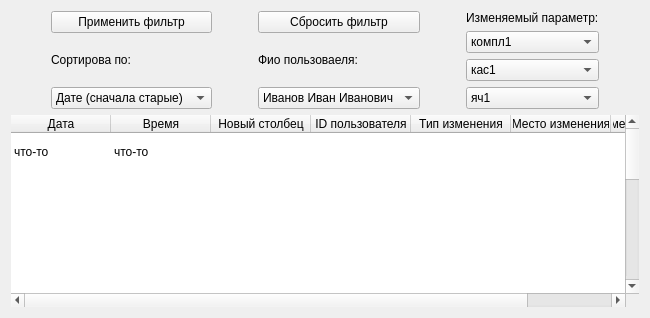
            <widget class="QWidget" name="tab_7">
             <attribute name="title">
              <string>Отчёты о кдд</string>
             </attribute>
             <layout class="QGridLayout" name="gridLayout_12">
              <item row="0" column="0">
               <layout class="QHBoxLayout" name="horizontalLayout_15">
                <item>
                 <spacer name="horizontalSpacer_38">
                  <property name="orientation">
                   <enum>Qt::Orientation::Vertical</enum>
                  </property>
                  <property name="sizeType">
                   <enum>QSizePolicy::Policy::Fixed</enum>
                  </property>
                  <property name="sizeHint" stdset="0">
                   <size>
                    <width>40</width>
                    <height>20</height>
                   </size>
                  </property>
                 </spacer>
                </item>
                <item>
                 <layout class="QVBoxLayout" name="verticalLayout_19">
                  <item>
                   <widget class="QPushButton" name="btnKddFilterGo">
                    <property name="text">
                     <string>Применить фильтр</string>
                    </property>
                   </widget>
                  </item>
                  <item>
                   <widget class="QLabel" name="label_42">
                    <property name="text">
                     <string>Сортирова по:</string>
                    </property>
                   </widget>
                  </item>
                  <item>
                   <widget class="QComboBox" name="selectKddFilterDate">
                    <item>
                     <property name="text">
                      <string>Дате (сначала старые) </string>
                     </property>
                    </item>
                    <item>
                     <property name="text">
                      <string>Дате (сначала новые)</string>
                     </property>
                    </item>
                   </widget>
                  </item>
                 </layout>
                </item>
                <item>
                 <spacer name="horizontalSpacer_9">
                  <property name="orientation">
                   <enum>Qt::Orientation::Vertical</enum>
                  </property>
                  <property name="sizeType">
                   <enum>QSizePolicy::Policy::Fixed</enum>
                  </property>
                  <property name="sizeHint" stdset="0">
                   <size>
                    <width>40</width>
                    <height>20</height>
                   </size>
                  </property>
                 </spacer>
                </item>
                <item>
                 <layout class="QVBoxLayout" name="verticalLayout_18">
                  <item>
                   <widget class="QPushButton" name="btnKddFilterStop">
                    <property name="text">
                     <string>Сбросить фильтр</string>
                    </property>
                   </widget>
                  </item>
                  <item>
                   <widget class="QLabel" name="label_43">
                    <property name="text">
                     <string>Фио пользоваеля:</string>
                    </property>
                   </widget>
                  </item>
                  <item>
                   <widget class="QComboBox" name="selectKddFilterFIO">
                    <item>
                     <property name="text">
                      <string>Иванов Иван Иванович</string>
                     </property>
                    </item>
                    <item>
                     <property name="text">
                      <string>Петров Пётр Петрович</string>
                     </property>
                    </item>
                   </widget>
                  </item>
                 </layout>
                </item>
                <item>
                 <spacer name="horizontalSpacer_14">
                  <property name="orientation">
                   <enum>Qt::Orientation::Vertical</enum>
                  </property>
                  <property name="sizeType">
                   <enum>QSizePolicy::Policy::Fixed</enum>
                  </property>
                  <property name="sizeHint" stdset="0">
                   <size>
                    <width>40</width>
                    <height>20</height>
                   </size>
                  </property>
                 </spacer>
                </item>
                <item>
                 <layout class="QVBoxLayout" name="verticalLayout_17">
                  <item>
                   <widget class="QLabel" name="label_44">
                    <property name="text">
                     <string>Изменяемый параметр:</string>
                    </property>
                   </widget>
                  </item>
                  <item>
                   <widget class="QComboBox" name="selectKddSet">
                    <item>
                     <property name="text">
                      <string>компл1</string>
                     </property>
                    </item>
                    <item>
                     <property name="text">
                      <string>компл2</string>
                     </property>
                    </item>
                    <item>
                     <property name="text">
                      <string>компл3</string>
                     </property>
                    </item>
                   </widget>
                  </item>
                  <item>
                   <widget class="QComboBox" name="selectKddKas">
                    <item>
                     <property name="text">
                      <string>кас1</string>
                     </property>
                    </item>
                    <item>
                     <property name="text">
                      <string>кас2</string>
                     </property>
                    </item>
                    <item>
                     <property name="text">
                      <string>кас3</string>
                     </property>
                    </item>
                   </widget>
                  </item>
                  <item>
                   <widget class="QComboBox" name="select_kdd_mesh">
                    <item>
                     <property name="text">
                      <string>яч1</string>
                     </property>
                    </item>
                    <item>
                     <property name="text">
                      <string>яч2</string>
                     </property>
                    </item>
                    <item>
                     <property name="text">
                      <string>яч3</string>
                     </property>
                    </item>
                   </widget>
                  </item>
                 </layout>
                </item>
                <item>
                 <spacer name="horizontalSpacer_39">
                  <property name="orientation">
                   <enum>Qt::Orientation::Vertical</enum>
                  </property>
                  <property name="sizeType">
                   <enum>QSizePolicy::Policy::Fixed</enum>
                  </property>
                  <property name="sizeHint" stdset="0">
                   <size>
                    <width>40</width>
                    <height>20</height>
                   </size>
                  </property>
                 </spacer>
                </item>
               </layout>
              </item>
              <item row="1" column="0">
               <widget class="QTableWidget" name="tableKdd">
                <property name="frameShape">
                 <enum>QFrame::Shape::NoFrame</enum>
                </property>
                <property name="verticalScrollBarPolicy">
                 <enum>Qt::ScrollBarPolicy::ScrollBarAsNeeded</enum>
                </property>
                <property name="autoScroll">
                 <bool>true</bool>
                </property>
                <property name="autoScrollMargin">
                 <number>20</number>
                </property>
                <property name="dragDropMode">
                 <enum>QAbstractItemView::DragDropMode::NoDragDrop</enum>
                </property>
                <property name="defaultDropAction">
                 <enum>Qt::DropAction::IgnoreAction</enum>
                </property>
                <property name="alternatingRowColors">
                 <bool>false</bool>
                </property>
                <property name="selectionMode">
                 <enum>QAbstractItemView::SelectionMode::NoSelection</enum>
                </property>
                <property name="showGrid">
                 <bool>true</bool>
                </property>
                <property name="gridStyle">
                 <enum>Qt::PenStyle::NoPen</enum>
                </property>
                <property name="sortingEnabled">
                 <bool>false</bool>
                </property>
                <property name="wordWrap">
                 <bool>true</bool>
                </property>
                <property name="cornerButtonEnabled">
                 <bool>true</bool>
                </property>
                <property name="columnCount">
                 <number>7</number>
                </property>
                <attribute name="horizontalHeaderHighlightSections">
                 <bool>true</bool>
                </attribute>
                <attribute name="verticalHeaderVisible">
                 <bool>false</bool>
                </attribute>
                <attribute name="verticalHeaderDefaultSectionSize">
                 <number>40</number>
                </attribute>
                <attribute name="verticalHeaderHighlightSections">
                 <bool>false</bool>
                </attribute>
                <row>
                 <property name="text">
                  <string>.</string>
                 </property>
                </row>
                <row>
                 <property name="text">
                  <string>Новая строка</string>
                 </property>
                </row>
                <row>
                 <property name="text">
                  <string>Новая строка</string>
                 </property>
                </row>
                <row>
                 <property name="text">
                  <string>Новая строка</string>
                 </property>
                </row>
                <row>
                 <property name="text">
                  <string>Новая строка</string>
                 </property>
                </row>
                <row>
                 <property name="text">
                  <string>Новая строка</string>
                 </property>
                </row>
                <row>
                 <property name="text">
                  <string>Новая строка</string>
                 </property>
                </row>
                <row>
                 <property name="text">
                  <string>Новая строка</string>
                 </property>
                </row>
                <row>
                 <property name="text">
                  <string>.</string>
                 </property>
                </row>
                <row>
                 <property name="text">
                  <string>.</string>
                 </property>
                </row>
                <row>
                 <property name="text">
                  <string>.</string>
                 </property>
                </row>
                <row>
                 <property name="text">
                  <string>.</string>
                 </property>
                </row>
                <column>
                 <property name="text">
                  <string>Дата</string>
                 </property>
                </column>
                <column>
                 <property name="text">
                  <string>Время</string>
                 </property>
                </column>
                <column>
                 <property name="text">
                  <string>Новый столбец</string>
                 </property>
                </column>
                <column>
                 <property name="text">
                  <string>ID пользователя</string>
                 </property>
                </column>
                <column>
                 <property name="text">
                  <string>Тип изменения</string>
                 </property>
                </column>
                <column>
                 <property name="text">
                  <string>Место изменения</string>
                 </property>
                </column>
                <column>
                 <property name="text">
                  <string>Изменяемый параметр</string>
                 </property>
                </column>
                <item row="0" column="0">
                 <property name="text">
                  <string>что-то</string>
                 </property>
                </item>
                <item row="0" column="1">
                 <property name="text">
                  <string>что-то</string>
                 </property>
                </item>
                <item row="8" column="0">
                 <property name="text">
                  <string>что-то</string>
                 </property>
                </item>
                <item row="8" column="1">
                 <property name="text">
                  <string>что-то</string>
                 </property>
                </item>
                <item row="8" column="3">
                 <property name="text">
                  <string>что-то</string>
                 </property>
                </item>
                <item row="9" column="1">
                 <property name="text">
                  <string>что-то</string>
                 </property>
                </item>
                <item row="9" column="5">
                 <property name="text">
                  <string>что-то</string>
                 </property>
                </item>
               </widget>
              </item>
             </layout>
            </widget>
